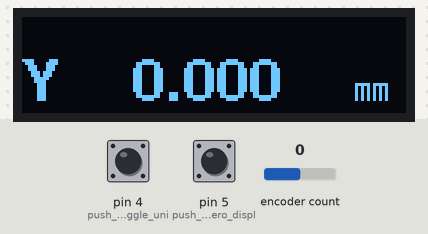
A sketch run on a simulated Arduino Uno, built with avr-gcc and run on an emulated ATmega328P. Parts: 128×32 one-colour display. The test bench sets the inputs (shaded band); at power-on: pin 4 (push_button_to_toggle_uni) HIGH, encoder count 0, pin 5 (push_button_to_zero_displ) HIGH.

Above: at 1.2 s.
1.3 s: pin 4 (push_button_to_toggle_uni) pulled LOW for 1 s
At 1.53 s:
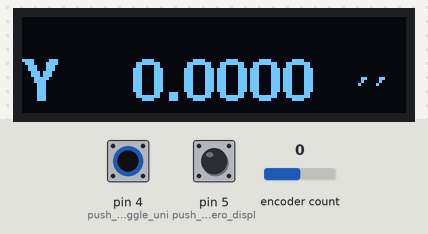
3.8 s: encoder count set to 1
At 4.5 s:
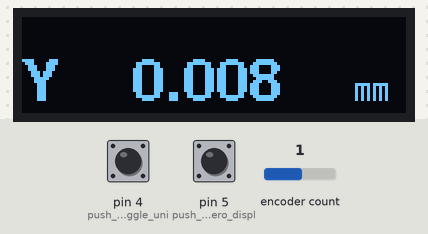
5.3 s: pin 4 (push_button_to_toggle_uni) pulled LOW for 0.15 s
At 5.9 s:
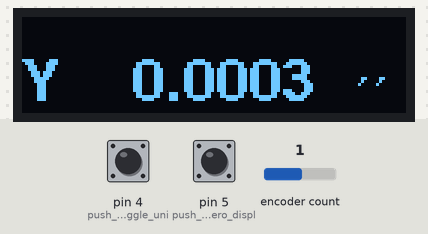
6.9 s: encoder count set to 2
At 8.1 s:
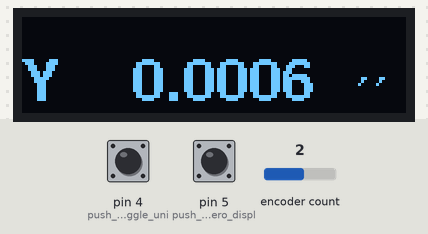
8.4 s: encoder count set to 3
At 9.1 s:
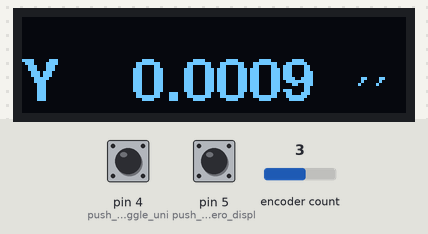
Timing chart, 0 to 10.9 s (numbered marks = the images above; inputs shaded):
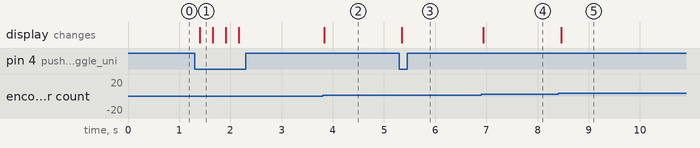

The sketch:

DRO-V6_spi_128x32_OLED_2_2_Interupts.ino
```cpp
// =========================HEADER=============================================================
/*
   Arduino Uno/Nano/328p Hardware Setup

            Quadrature inputs from AS5311

            Quad A --------------------  D2
            Quad B --------------------  D3

            2.2" SSD1305 OLED Display on SPI bus

            SCK    --------------------  D13
            MOSI   --------------------  D11
            CS	   --------------------  D7
            D/C    --------------------  D6
            RST    --------------------  D8

            Units Switch --------------  D4
            Zero Switch ---------------  D5

//============================================================================================
*/
#include <SPI.h>
#include "U8g2lib.h"
#include <Encoder.h>

U8G2_SSD1305_128X32_ADAFRUIT_F_4W_HW_SPI u8g2(U8G2_R0, /* cs=*/ 7, /* dc=*/ 6, /* reset=*/ 8);

// Slave Select pins for encoder 1
signed long encoder1count = 0;
float mm;
float inch;
volatile int Units = 0;                    // default value 0 = metric mm, 1 = inches
// Character Arrays for sending to Display
char Reading2[9];
char Reading3[9];
// Switch debounce counters
long lastDebounceTime1 = 0;
long lastDebounceTime2 = 0;
long oldPosition = -999;
long newPosition = 0;

Encoder Encoder1(2, 3);


void setup() {

 pinMode(4,INPUT);    // push button to toggle units
 pinMode(5,INPUT);    // push button to zero display count
 u8g2.begin();

}

void loop() {

    // check pin 5                    // Zero display count
    if(digitalRead(5) == LOW){
       if ((millis() - lastDebounceTime1) > 200) {
        lastDebounceTime1 = millis();
        //oldPosition = -999;
        //newPosition = 0;
        Encoder1.readAndReset();
       }
    }

    // check pin 4                    // select Metric or Imperial
    if(digitalRead(4) == LOW){
       if ((millis() - lastDebounceTime2) > 200) {
        lastDebounceTime2 = millis();
        Units = !Units;
      }
    }
    newPosition = Encoder1.read();
    if (newPosition != oldPosition) {
        oldPosition = newPosition;
    }
    mm = (float)newPosition/512.000;
    inch = (float)newPosition/13004.8;
    // using the dtostrf function below since this sets the number of decimal places for either metric or imperial readings
    dtostrf(mm,7,3,Reading2);
    dtostrf(inch,8,4,Reading3);

    // Display Readings
    u8g2.clearBuffer();
    u8g2.setFont(u8g2_font_fub14_tf);
    u8g2.drawStr(0,28,"Y");
    if (Units == 0) {
      //u8g2.setFont(u8g2_font_t0_12_tf);
      u8g2.setFont(u8g2_font_fub14_tf);
      u8g2.drawStr( 24, 28, Reading2);
      u8g2.setFont(u8g2_font_t0_12_tf);
      u8g2.drawStr( 110, 28, "mm");
    }
    if (Units == 1) {
      u8g2.setFont(u8g2_font_fub14_tf);
      u8g2.drawStr( 24, 28, Reading3);
      u8g2.setFont(u8g2_font_t0_12_tf);
      u8g2.drawStr( 110, 28, "''");
    }
    u8g2.sendBuffer();
    delay(50);
}
```

Measured:
- after the input at 1.3 s, the display: changes after 0.10 s (image 1)
- after the input at 3.8 s, the display: changes at once (image 2)
- after the input at 5.3 s, the display: changes at once (image 3)
- after the input at 6.9 s, the display: changes at once (image 4)
- after the input at 8.4 s, the display: changes after 0.07 s (image 5)
